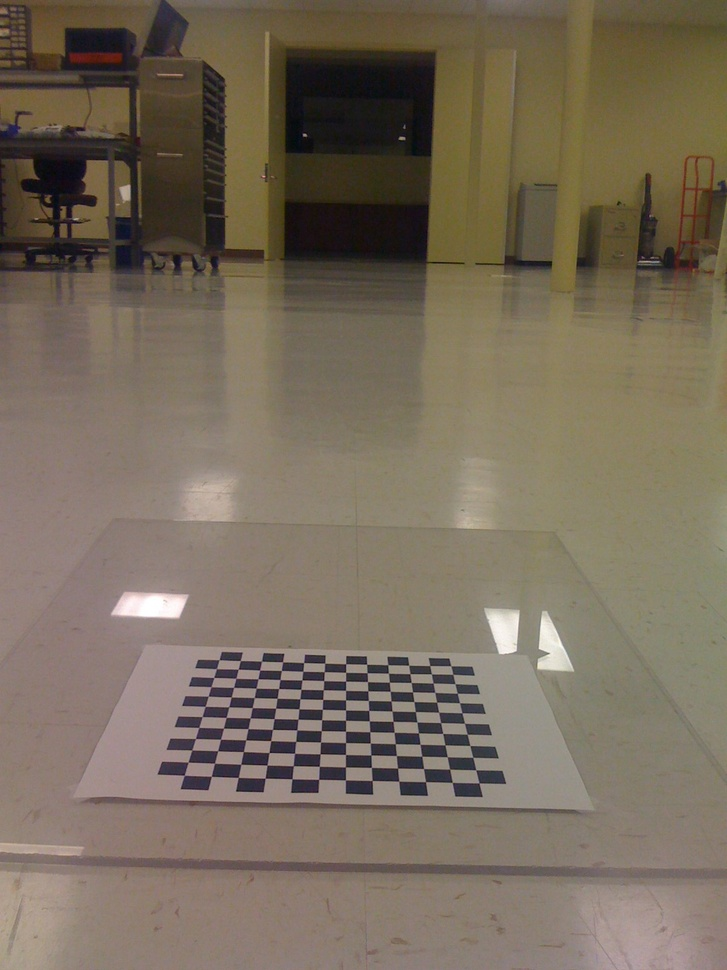
//> input picture Learning.OpenCV/birdseye/IMG_0214.jpg, 727 x 970 px, shrunk from 1200 x 1600 before the run
$ ./CLAHE ../../../../Learning.OpenCV/birdseye/IMG_0214.jpg   (built with g++ and OpenCV 4)
//> lines starting //> are read from the running program, lines starting //| are printed output that depends on the picture
#include<opencv2/core.hpp>
#include<opencv2/highgui.hpp>
#include<opencv2/imgproc.hpp>
using namespace cv;
int main(int argc, char*argv[])
{
	//输入图像
	Mat src = imread(argv[1], IMREAD_GRAYSCALE);
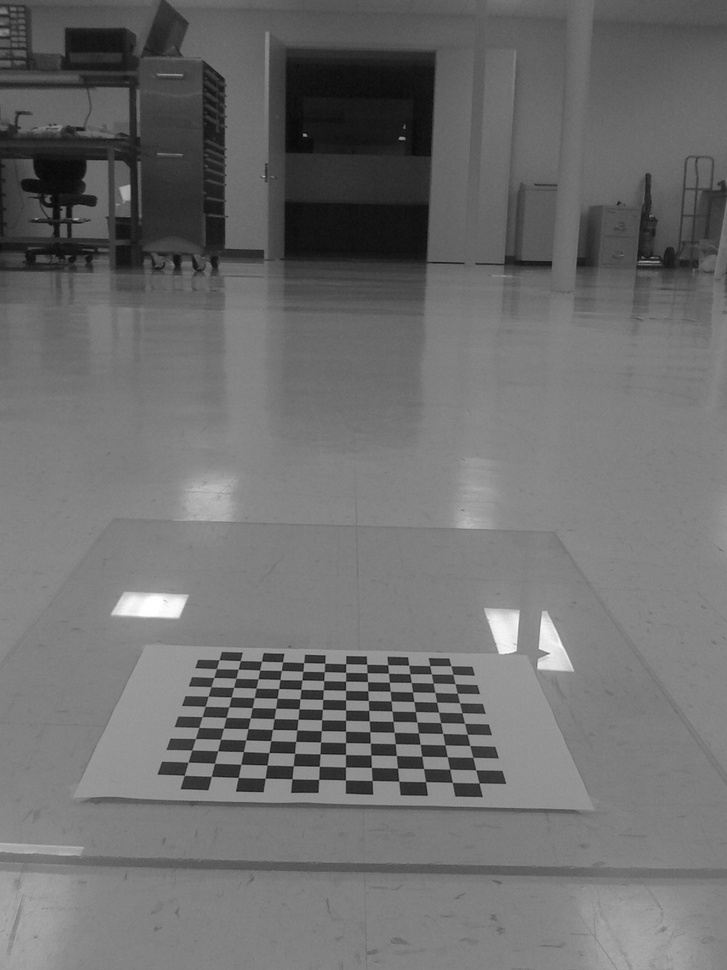
//> src: 970 rows x 727 cols, CV_8UC1; min 2, max 255, mean 109.9
	if (!src.data)
		return -1;
	//构建 CLAHE 对象
	Ptr<CLAHE> clahe =  createCLAHE(2, Size(8, 8));
	Mat dst;
	//限制对比度的自适应直方图均衡化
	clahe->apply(src, dst);
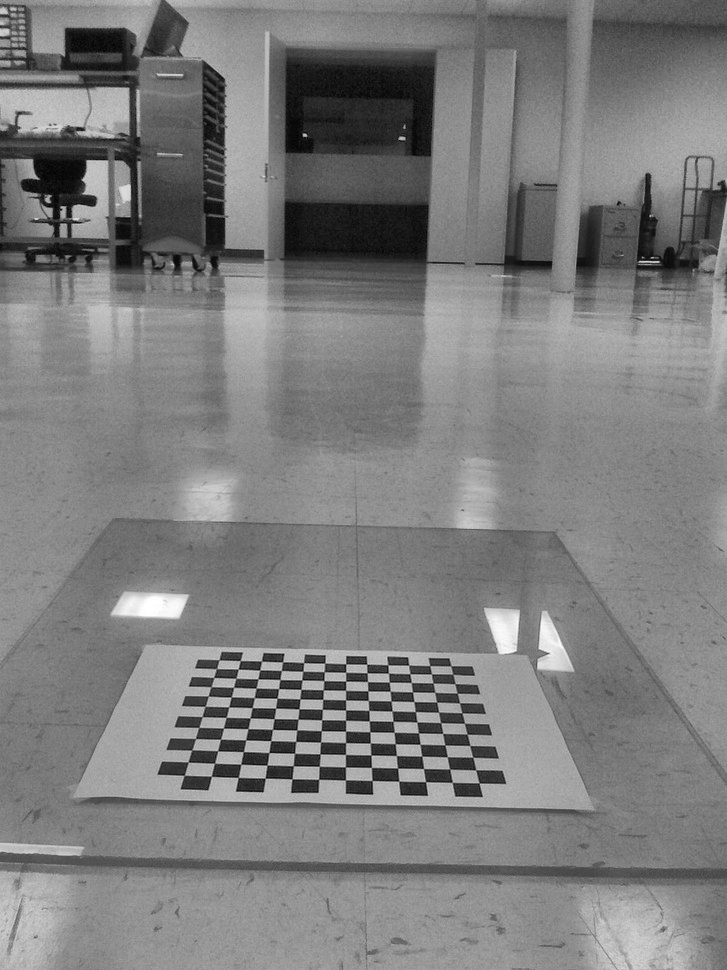
//> dst: 970 rows x 727 cols, CV_8UC1; min 2, max 255, mean 125.1
	//显示原图及均衡化后的效果
	imshow("原图", src);
	imshow("对比度增强", dst);
	imwrite("clahe.jpg", dst);
	waitKey(0);
	return 0;
}

$ run again, on Learning.OpenCV/birdseye/IMG_0217.jpg
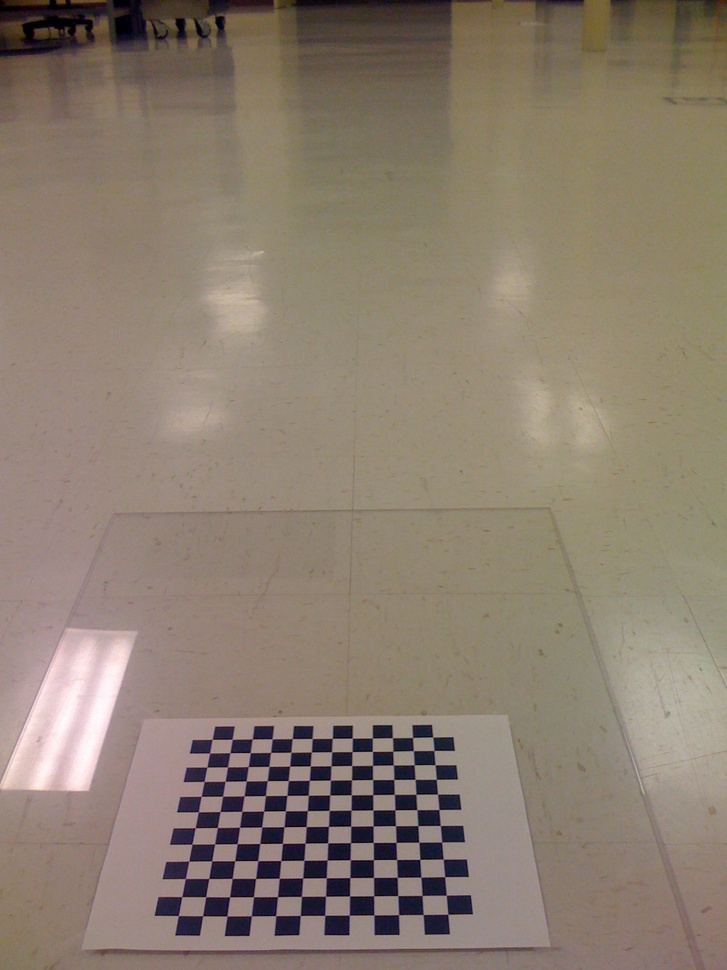
//> input picture Learning.OpenCV/birdseye/IMG_0217.jpg, 727 x 970 px, shrunk from 1200 x 1600 before the run
//> `Mat src = imread(argv[1], IMREAD_GRAYSCALE);`:
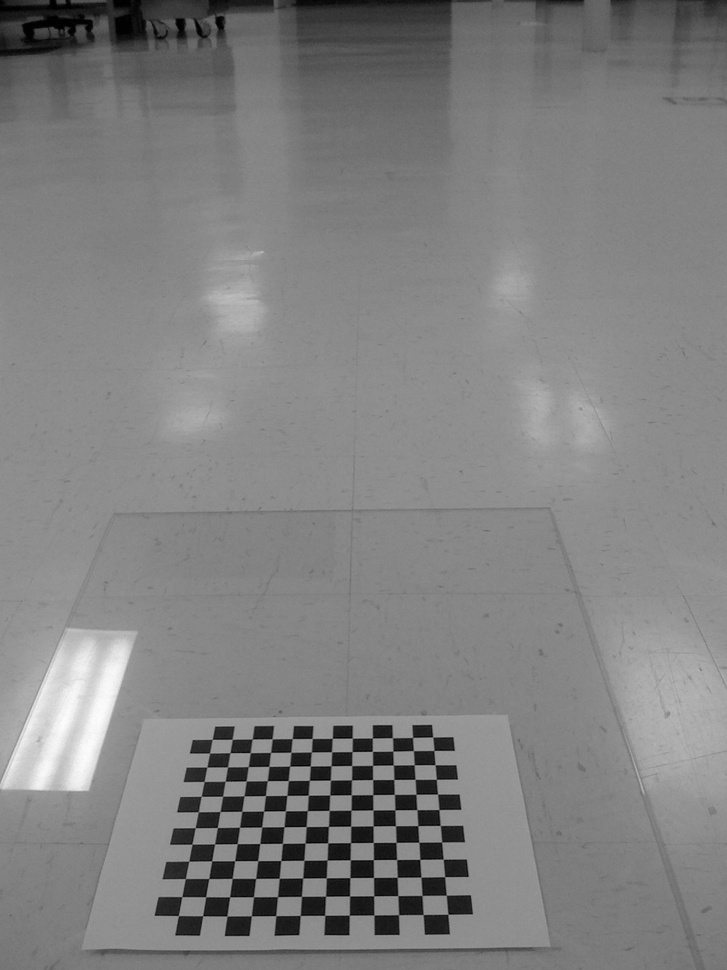
//> src: 970 rows x 727 cols, CV_8UC1; min 0, max 253, mean 128.3
//> `clahe->apply(src, dst);`:
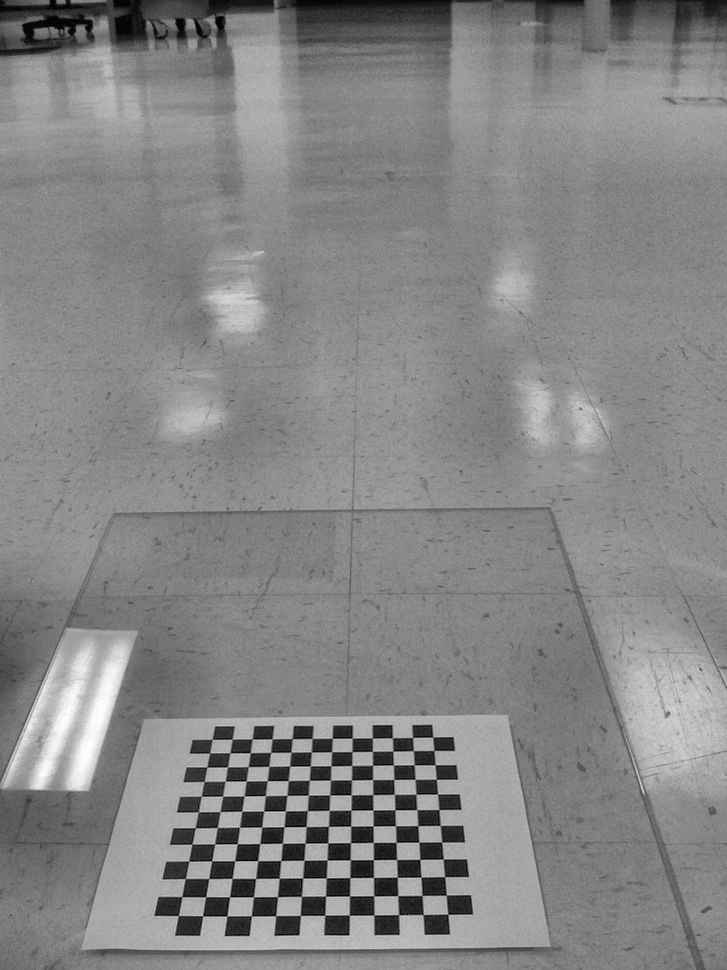
//> dst: 970 rows x 727 cols, CV_8UC1; min 1, max 254, mean 133.1

$ run again, on Learning.OpenCV/birdseye/IMG_0218.jpg
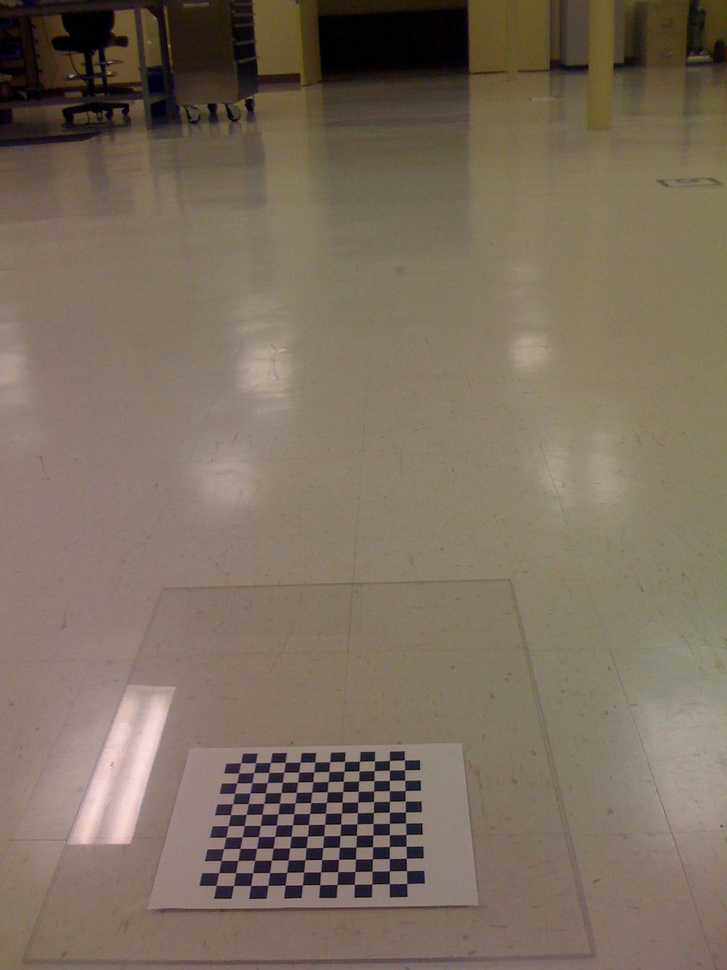
//> input picture Learning.OpenCV/birdseye/IMG_0218.jpg, 727 x 970 px, shrunk from 1200 x 1600 before the run
//> `Mat src = imread(argv[1], IMREAD_GRAYSCALE);`:
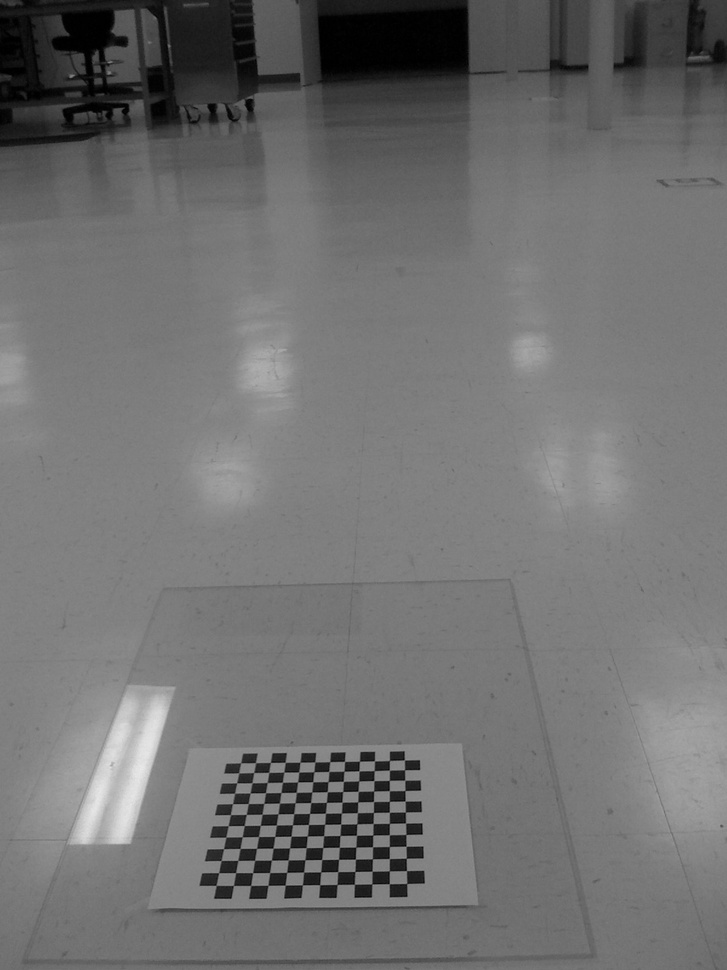
//> src: 970 rows x 727 cols, CV_8UC1; min 0, max 234, mean 112.3
//> `clahe->apply(src, dst);`:
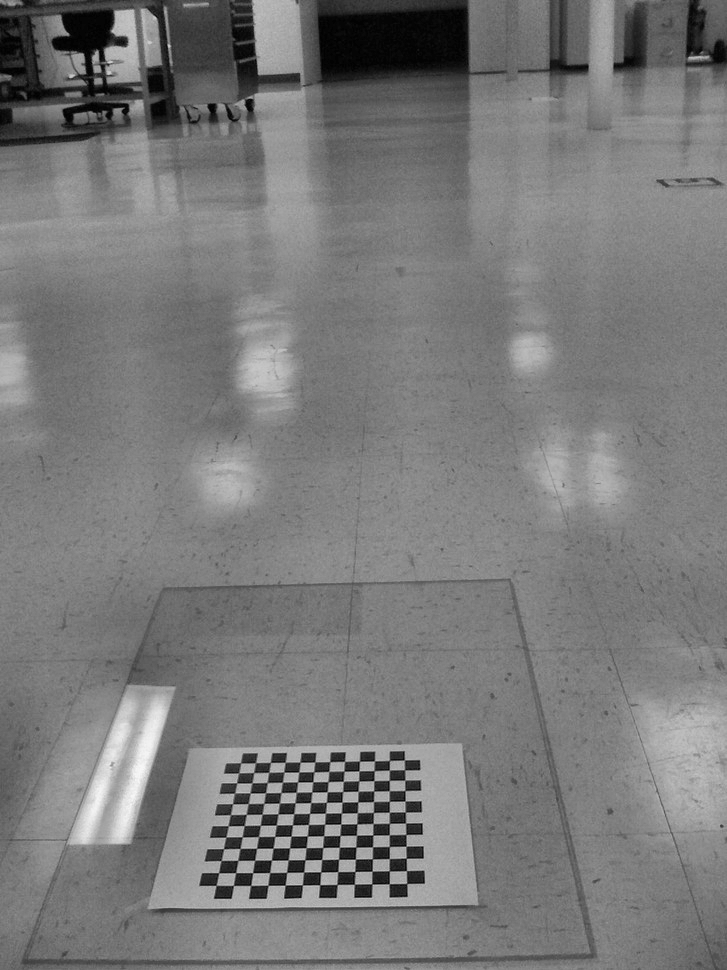
//> dst: 970 rows x 727 cols, CV_8UC1; min 1, max 247, mean 121.5

$ run again, on Learning.OpenCV/birdseye/IMG_0219.jpg
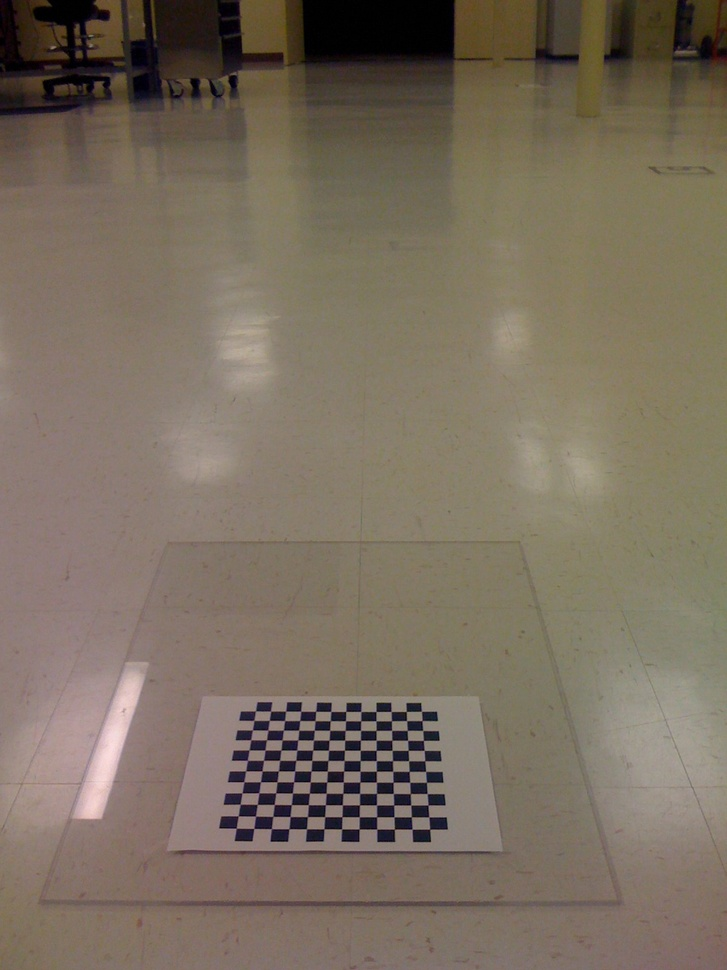
//> input picture Learning.OpenCV/birdseye/IMG_0219.jpg, 727 x 970 px, shrunk from 1200 x 1600 before the run
//> `Mat src = imread(argv[1], IMREAD_GRAYSCALE);`:
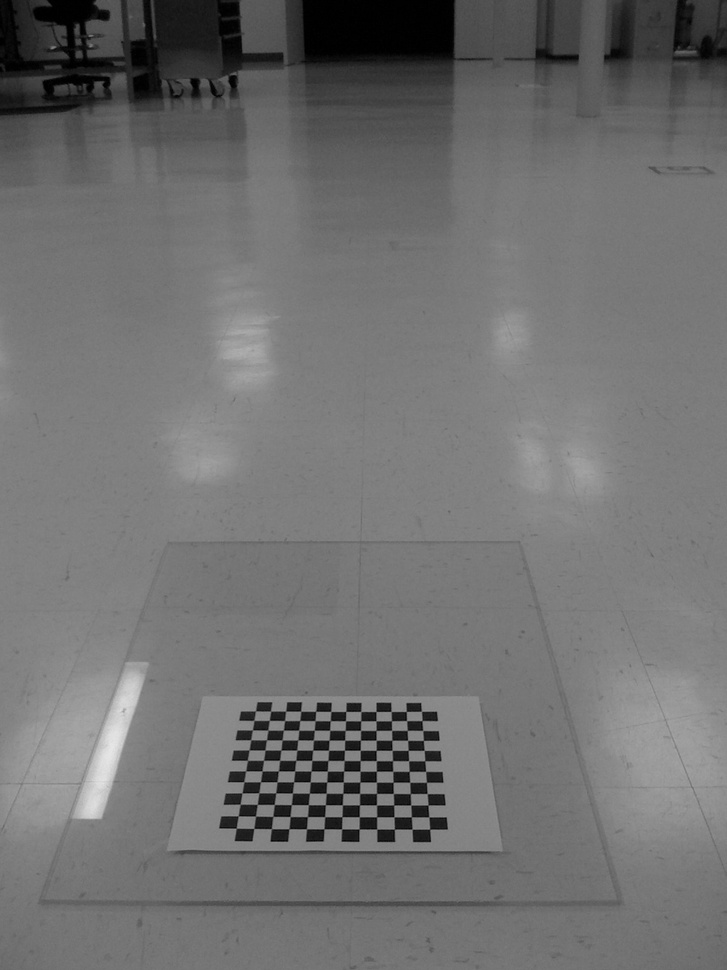
//> src: 970 rows x 727 cols, CV_8UC1; min 0, max 231, mean 112.3
//> `clahe->apply(src, dst);`:
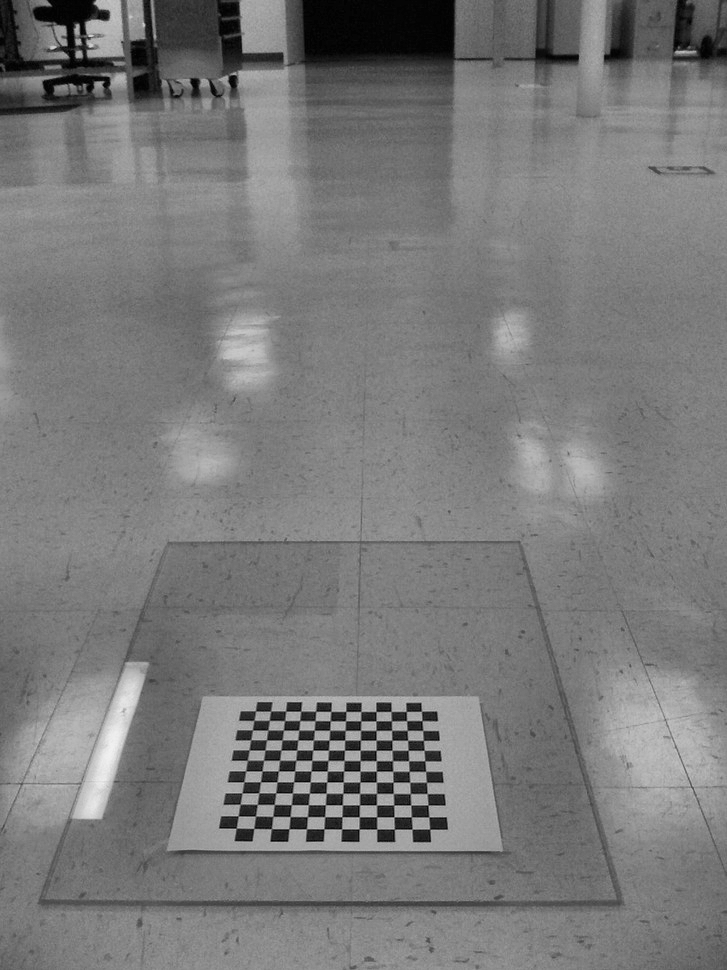
//> dst: 970 rows x 727 cols, CV_8UC1; min 1, max 241, mean 121.5
